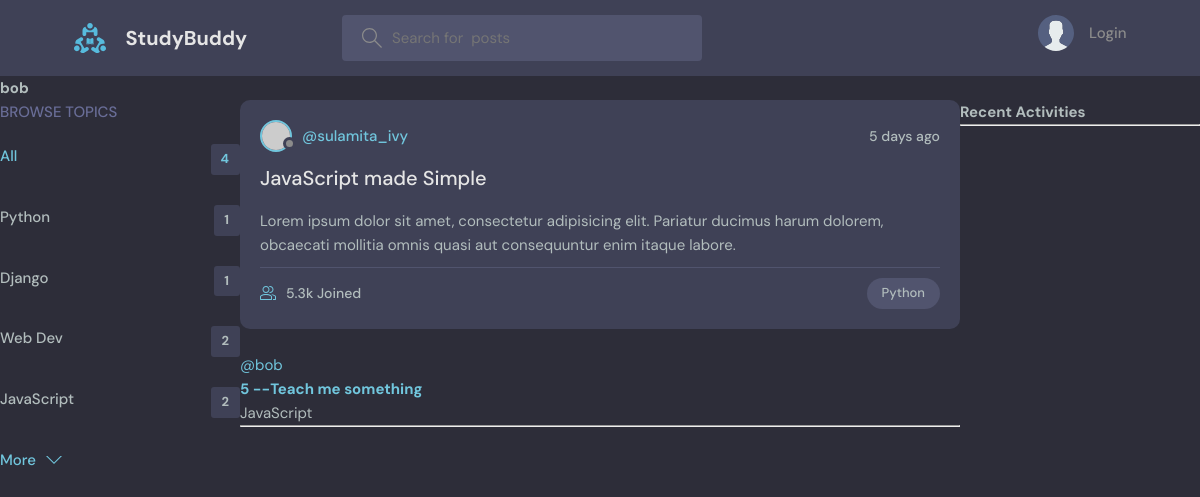
Screenshot of /profile/3/ with the database file from the repository.
### base/models.py (models this page shows, shortened)
class Topic(models.Model):
    name = models.CharField(max_length=200)

class Room(models.Model):
    host = models.ForeignKey(User, on_delete=models.SET_NULL, null=True)
    topic = models.ForeignKey(Topic, on_delete=models.SET_NULL, null=True)
    name = models.CharField(max_length=200)
    description = models.TextField(null=True, blank=True)
    participants = models.ManyToManyField(User, related_name='participants', blank=True)
    update = models.DateTimeField(auto_now=True)
    created = models.DateTimeField(auto_now_add=True)
    class Meta:
       ordering = ["-update", "-created"]

### base/views.py (the view)
# urls.py: path('profile/<str:pk>/', views.userProfile, name="user-profile"),
def userProfile(request, pk):
    user = User.objects.get(id=pk)
    room_messages = user.message_set.all()
    topics = Topic.objects.all()
    rooms = user.room_set.all()
    context = {'user': user, 'rooms': rooms,
                'room_messages': room_messages, 'topics': topics}
    return render(request, 'base/profile.html', context)

### base/templates/base/profile.html (shortened to what this page needs)
{% extends 'main.html' %}
{% block content %}
<h1>{{user.username}}</h1>
<div class="profile-container">
    <div>
        {% include 'base/topics_component.html' %}
    </div>
    <div>
        {% include 'base/feed_component.html' %}
    </div>
    <div>
        {% include 'base/activity_component.html' %}
    </div>
</div>
{% endblock content %}

### base/templates/base/topics_component.html
<div class="topics">
    <div class="topics__header">
      <h2>Browse Topics</h2>
    </div>
    <ul class="topics__list">
      <li>
        <a href="{% url 'home' %}" class="active">All <span>{{topics.count}}</span></a>
      </li>
      {% for topic in topics %}
      <li>
        <a href="{% url 'home' %}?q={{topic.name}}">{{topic.name}} <span>{{topic.room_set.all.count}}</span></a>
      </li>
      {% endfor %}
    </ul>
    <a class="btn btn--link" href="topics.html">
      More
      <svg version="1.1" xmlns="http://www.w3.org/2000/svg" width="32" height="32" viewBox="0 0 32 32">
        <title>chevron-down</title>
        <path d="M16 21l-13-13h-3l16 16 16-16h-3l-13 13z"></path>
      </svg>
    </a>
  </div>

### base/templates/base/feed_component.html (shortened to what this page needs)
{% for room in rooms %}
<div class="roomListRoom">
    <div class="roomListRoom__header">
      <a href="profile.html" class="roomListRoom__author">
        <div class="avatar avatar--small">
          <img src="https://randomuser.me/api/portraits/women/11.jpg" />
        </div>
        <span>@sulamita_ivy</span>
      </a>
      <div class="roomListRoom__actions">
        <span>5 days ago</span>
      </div>
    </div>
    <div class="roomListRoom__content">
      <a href="room.html">JavaScript made Simple</a>
      <p>
        Lorem ipsum dolor sit amet, consectetur adipisicing elit. Pariatur ducimus harum dolorem, obcaecati
        mollitia omnis quasi aut consequuntur enim itaque labore.
      </p>
    </div>
    <div class="roomListRoom__meta">
      <a href="room.html" class="roomListRoom__joined">
        5.3k Joined
      </a>
      <p class="roomListRoom__topic">Python</p>
    </div>
  </div>
{% endfor %}
    {% for room in rooms %}
        <div>
            <a href="{% url 'user-profile' room.host.id %}">@{{room.host.username}}</a>
            <a><h5>{{room.id}} -- <a href="{% url 'room' room.id %}">{{room.name}}</a></h5>
            <small>{{room.topic.name}}</small>
            <hr>
        </div>
    {% endfor %}

### static/styles/style.css (style rules this page uses)
:root { --color-main: #71c6dd; --color-main-light: #e1f6fb; --color-dark: #3f4156; --color-dark-medium: #51546e; --color-dark-light: #696d97; --color-light: #e5e5e5; --color-gray: #8b8b8b; --color-light-gray: #b2bdbd; --color-bg: #2d2d39; --color-success: #5dd693; --color-error: #fc4b0b; }
* { font-family: "DM Sans", -apple-system, BlinkMacSystemFont, "Segoe UI", Roboto, Oxygen, Ubuntu, Cantarell, "Open Sans", "Helvetica Neue", sans-serif; margin: 0; padding: 0; box-sizing: border-box; text-rendering: optimizeLegibility; font-size: inherit; }
html { font-size: 56.25%; }
@media only screen and (min-width: 1200px) { html { font-size: 62.5%; } }
body { line-height: 1.6; font-weight: 400; font-size: 1.5rem; color: var(--color-light-gray); background-color: var(--color-bg); min-height: 100vh; }
img { width: 100%; }
a { display: inline-block; color: var(--color-main); text-decoration: none; }
.btn { background-color: transparent; border: none; display: inline-flex; align-items: center; gap: 1rem; cursor: pointer; transition: all ease-in-out 0.3s; padding: 1rem 2rem; border-radius: 5px; box-shadow: 1px 1px 3px 1px rgba(0, 0, 0, 0.15); font-weight: 500; }
.btn--link { border-radius: 0; padding: 0; color: var(--color-main); box-shadow: none; }
.btn > svg { fill: currentColor; width: 1.6rem; height: 1.6rem; }
.avatar { position: relative; display: inline-block; border-radius: 50%; border: 2px solid var(--color-main); }
.avatar img { display: block; border-radius: 50%; object-fit: cover; object-position: center; }
.avatar::after { content: ""; display: block; position: absolute; background-color: var(--color-gray); z-index: 111; border-radius: 50%; border: 0.3rem solid var(--color-dark); }
.avatar.avatar--small img { width: 2.8rem; height: 2.8rem; }
.avatar.avatar--small:after { width: 0.7rem; height: 0.7rem; bottom: 0px; right: -6px; }
.topics__header { margin-bottom: 2rem; }
.topics__header h2 { text-transform: uppercase; font-weight: 500; color: var(--color-dark-light); }
.topics__list { list-style: none; }
.topics__list li a { display: flex; justify-content: space-between; margin-bottom: 3rem; font-weight: 500; color: var(--color-light-gray); transition: all 0.3s ease-in-out; }
.topics__list li a.active, .topics__list li a:hover { color: var(--color-main); }
.topics__list li a span { padding: 0.5rem 1rem; background-color: var(--color-dark); border-radius: 3px; font-size: 1.3rem; font-weight: 700; letter-spacing: 1px; }
.roomListRoom { margin-bottom: 2.4rem; background-color: var(--color-dark); border-radius: 1rem; padding: 2rem; }
.roomListRoom__header { display: flex; justify-content: space-between; align-items: center; }
.roomListRoom__author { font-weight: 500; display: flex; align-items: center; gap: 1rem; }
.roomListRoom__actions { display: flex; align-items: flex-start; gap: 1rem; position: relative; }
.roomListRoom__actions span { font-size: 1.4rem; font-weight: 500; }
.roomListRoom__content { margin: 1rem 0; }
.roomListRoom__content a { font-size: 2rem; font-weight: 500; margin-bottom: 1.5rem; color: var(--color-light); transition: all 0.3s ease-in-out; }
.roomListRoom__meta { border-top: 1px solid var(--color-dark-medium); padding-top: 1rem; display: flex; align-items: center; justify-content: space-between; }
.roomListRoom__joined { color: var(--color-light-gray); display: flex; align-items: center; gap: 1rem; font-size: 1.4rem; font-weight: 500; }
.roomListRoom__joined svg { fill: var(--color-main); width: 1.6rem; height: 1.6rem; }
.roomListRoom__topic { padding: 5px 1.5rem; background-color: var(--color-dark-medium); border-radius: 5rem; font-weight: 500; font-size: 1.3rem; }

### base/templates/base/profile.html (style rules this page uses)
.profile-container { display: grid; grid-template-columns: 1fr 3fr 1fr; }

### rows the page displays
Topic: name "Python", room_set.all.count "1"
Topic: name "Django", room_set.all.count "1"
Topic: name "Web Dev", room_set.all.count "2"
Topic: name "JavaScript", room_set.all.count "2"
Room: host.username "bob", id "5", name "Teach me something", topic.name "JavaScript"

### other values shown
{{ user.username }} "bob"
{{ topics.count }} "4"
